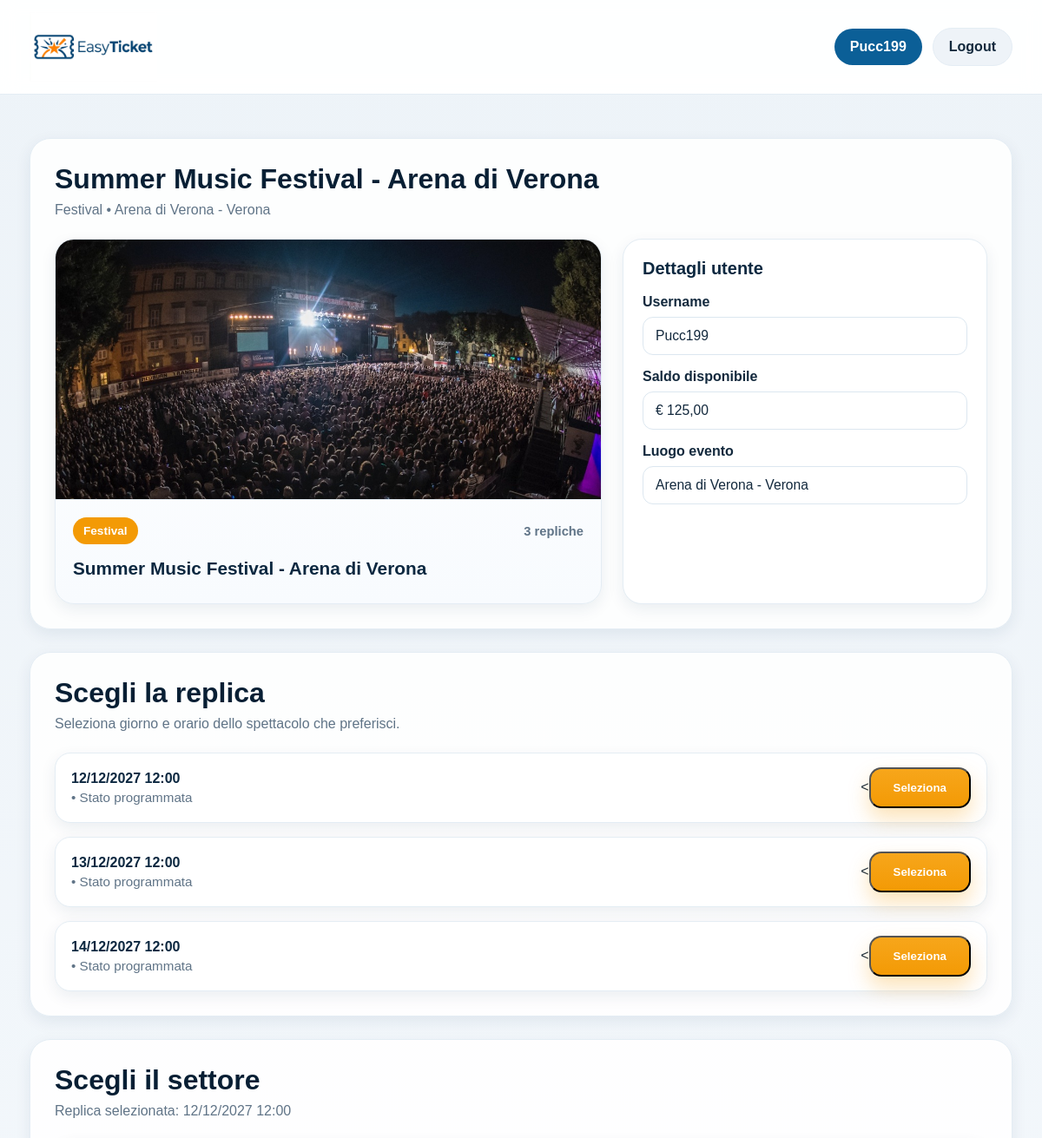
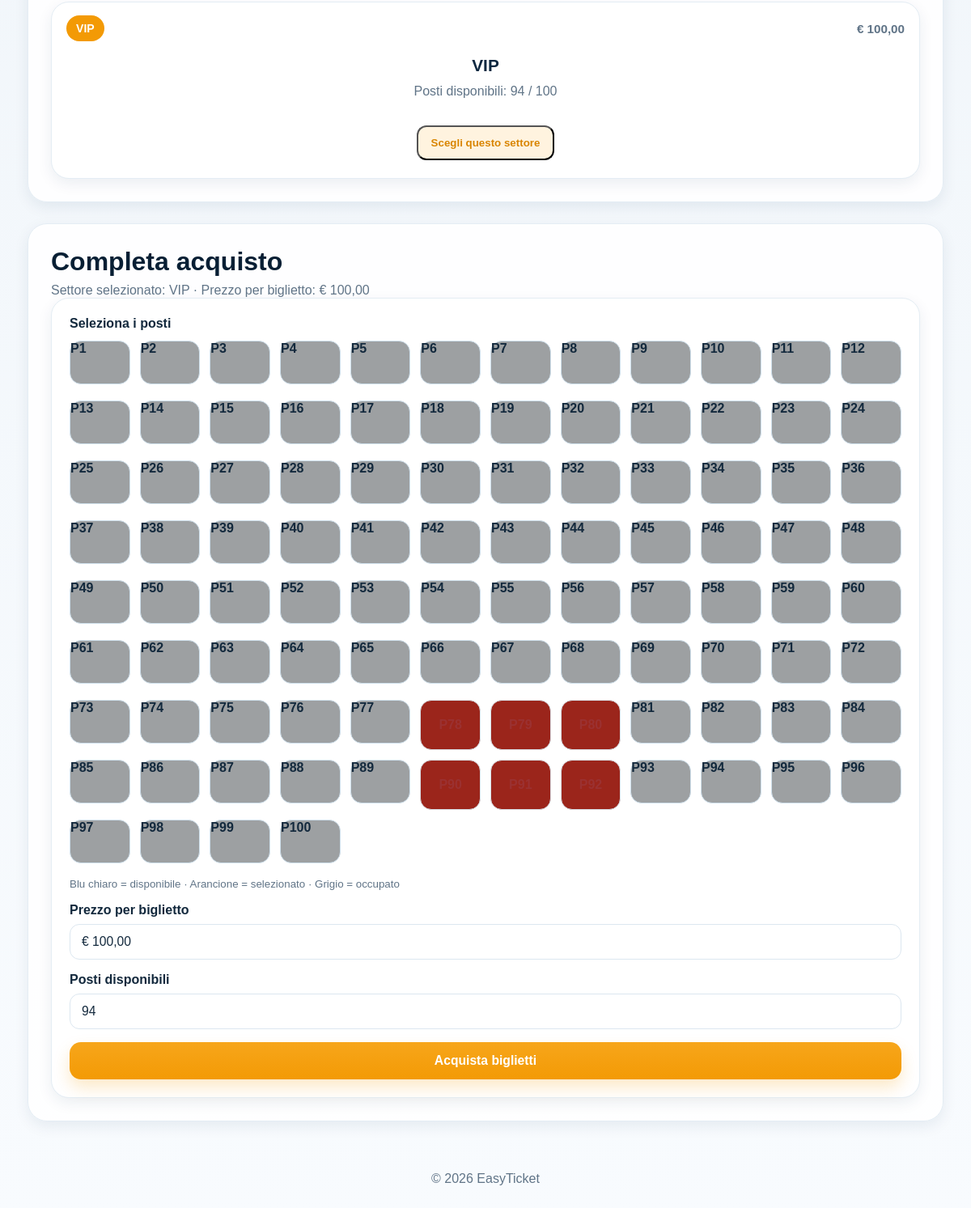
Page /evento.php?id=1&replica=1&settore=1 (signed in) on the committed database (2 pictures, top to bottom).
### tables this page shows
CREATE TABLE `evento` (
  `id` int NOT NULL,
  `titolo` varchar(120) NOT NULL,
  `descrizione` text,
  `id_categoria` int NOT NULL,
  `id_luogo` int NOT NULL,
  `immagine` varchar(255) DEFAULT NULL,
  `stato` enum('programmato','annullato','completato') NOT NULL DEFAULT 'programmato'
);

CREATE TABLE `categoria` (
  `id` int NOT NULL,
  `nome` varchar(50) NOT NULL,
  `descrizione` varchar(255) DEFAULT NULL
);

CREATE TABLE `luogo` (
  `id` int NOT NULL,
  `nome` varchar(100) NOT NULL,
  `tipo` varchar(50) NOT NULL,
  `citta` varchar(100) NOT NULL,
  `indirizzo` varchar(150) DEFAULT NULL,
  `capienza` int NOT NULL
);

CREATE TABLE `utente` (
  `id` int NOT NULL,
  `nome` varchar(50) NOT NULL,
  `cognome` varchar(50) NOT NULL,
  `data_nascita` date NOT NULL,
  `username` varchar(50) NOT NULL,
  `password` varchar(255) NOT NULL,
  `id_ruolo` int NOT NULL,
  `saldo` decimal(10,2) NOT NULL DEFAULT '0.00'
);

CREATE TABLE `replica_evento` (
  `id` int NOT NULL,
  `id_evento` int NOT NULL,
  `data_ora_inizio` datetime NOT NULL,
  `data_ora_fine` datetime DEFAULT NULL,
  `stato` enum('programmata','annullata','completata') NOT NULL DEFAULT 'programmata'
);

CREATE TABLE `evento_settore` (
  `id` int NOT NULL,
  `id_replica_evento` int NOT NULL,
  `id_evento` int NOT NULL,
  `id_settore` int NOT NULL,
  `prezzo` decimal(10,2) NOT NULL,
  `posti_totali` int NOT NULL,
  `posti_disponibili` int NOT NULL
);

CREATE TABLE `settore` (
  `id` int NOT NULL,
  `nome` varchar(50) NOT NULL,
  `descrizione` varchar(255) DEFAULT NULL
);

### evento.php (the view, shortened to what this page needs)
<?php
require_once 'init.php';
$username = $_SESSION['username'] ?? 'Utente';
$id_evento = (int)($_GET['id'] ?? 0);
function getUserData(PDO $pdo, string $username): ?array {
    $stmt = $pdo->prepare('SELECT id, username, saldo FROM utente WHERE username = ? LIMIT 1');
    $stmt->execute([$username]);
    $user = $stmt->fetch();
    return $user ?: null;
}
function getEventoDettaglio(PDO $pdo, int $id_evento): ?array {
    $sql = "SELECT e.id, e.titolo, e.descrizione, e.immagine, e.stato,
                   c.nome AS categoria,
                   l.nome AS luogo,
                   l.citta,
                   MIN(r.data_ora_inizio) AS data_evento
            FROM evento e
            JOIN categoria c ON e.id_categoria = c.id
            JOIN luogo l ON e.id_luogo = l.id
            LEFT JOIN replica_evento r ON r.id_evento = e.id
            WHERE e.id = ?
            GROUP BY e.id, e.titolo, e.descrizione, e.immagine, e.stato, c.nome, l.nome, l.citta
            LIMIT 1";
    $stmt = $pdo->prepare($sql);
    $stmt->execute([$id_evento]);
    $evento = $stmt->fetch();
    return $evento ?: null;
}
function getReplicheEvento(PDO $pdo, int $id_evento): array {
    $sql = 'SELECT id, data_ora_inizio, data_ora_fine, stato FROM replica_evento WHERE id_evento = ? ORDER BY data_ora_inizio ASC';
    $stmt = $pdo->prepare($sql);
    $stmt->execute([$id_evento]);
    return $stmt->fetchAll();
}
function getSettoriReplica(PDO $pdo, int $id_replica): array {
    $sql = "SELECT es.id, es.id_evento, es.id_replica_evento, es.id_settore,
                   es.prezzo, es.posti_totali, es.posti_disponibili,
                   s.nome AS nome_settore
            FROM evento_settore es
            JOIN settore s ON es.id_settore = s.id
            WHERE es.id_replica_evento = ?
            ORDER BY es.prezzo ASC, s.nome ASC";
    $stmt = $pdo->prepare($sql);
    $stmt->execute([$id_replica]);
    return $stmt->fetchAll();
}
function getPostiOccupati(PDO $pdo, int $id_evento_settore): array {
    $sql = 'SELECT posto FROM biglietto WHERE id_evento_settore = ?';
    $stmt = $pdo->prepare($sql);
    $stmt->execute([$id_evento_settore]);
    $posti = [];
    foreach ($stmt->fetchAll() as $row) {
        $posti[] = (int)$row['posto'];
    }
    return $posti;
}
function formatDataReplica(?string $datetime): string {
    return date('d/m/Y H:i', strtotime($datetime));
}
$user = getUserData($pdo, $username);
$evento = getEventoDettaglio($pdo, $id_evento);
$repliche = getReplicheEvento($pdo, $id_evento);
$id_replica = (int)($_GET['replica'] ?? 0);
$replicaSelezionata = null;
foreach ($repliche as $replica) {
    if ((int)$replica['id'] === $id_replica) {
        $replicaSelezionata = $replica;
        break;
    }
}
$settori = [];
if ($id_replica > 0) {
    $settori = getSettoriReplica($pdo, $id_replica);
}
$selected_settore_id = (int)($_GET['settore'] ?? 0);
$selectedSettore = null;
$postiOccupati = [];
foreach ($settori as $settore) {
    if ((int)$settore['id'] === $selected_settore_id) {
        $selectedSettore = $settore;
        break;
    }
}
if ($selectedSettore) {
    $postiOccupati = getPostiOccupati($pdo, $selected_settore_id);
}
?>
<!DOCTYPE html>
<html lang="it">
<head>
    <link rel="stylesheet" href="css/style1.css?v=40">
</head>
<body>
    <header class="site-header">
        <div class="header-inner">
            <a href="home.php" class="brand">
                <img src="img/logo_sito.png" alt="Logo EasyTicket">
            </a>
            <nav class="user-nav">
                <?php if (isset($_SESSION['ruolo']) && (int)$_SESSION['ruolo'] === 1): ?>
                    <a href="admin_dashboard.php" class="user-pill primary-pill">admin</a>
                <?php else: ?>
                    <a href="User_dashboard.php" class="user-pill primary-pill"><?php echo htmlspecialchars($username); ?></a>
                <?php endif; ?>
                <a href="logout.php" class="user-pill secondary-pill">Logout</a>
            </nav>
        </div>
    </header>
    <main class="page-shell">
        <section class="section-block">
            <div class="section-heading">
                <h2><?php echo htmlspecialchars($evento['titolo']); ?></h2>
                <p>
                    <?php echo htmlspecialchars($evento['categoria']); ?>
                    •
                    <?php echo htmlspecialchars($evento['luogo']); ?>
                    <?php if (!empty($evento['citta'])): ?>
                        - <?php echo htmlspecialchars($evento['citta']); ?>
                    <?php endif; ?>
                </p>
            </div>
            <div class="admin-grid" style="margin-top: 24px;">
                <div class="admin-preview-card">
                    <div class="admin-preview-image" style="height: 300px;">
                        <?php if (!empty($evento['immagine'])): ?>
                            <img src="<?php echo htmlspecialchars($evento['immagine']); ?>" alt="<?php echo htmlspecialchars($evento['titolo']); ?>">
                        <?php else: ?>
                            <img src="img/evento-default.png" alt="Evento">
                        <?php endif; ?>
                    </div>
                    <div class="admin-preview-body">
                        <div class="admin-preview-top">
                            <span class="admin-preview-badge"><?php echo htmlspecialchars($evento['categoria']); ?></span>
                            <span class="admin-preview-date"><?php echo count($repliche); ?> repliche</span>
                        </div>
                        <h4><?php echo htmlspecialchars($evento['titolo']); ?></h4>
                    </div>
                </div>
                <div class="admin-card">
                    <h3>Dettagli utente</h3>
                    <div class="admin-form-group">
                        <label>Username</label>
                        <input type="text" value="<?php echo htmlspecialchars($user['username']); ?>" readonly>
                    </div>
                    <div class="admin-form-group">
                        <label>Saldo disponibile</label>
                        <input type="text" value="€ <?php echo number_format((float)$user['saldo'], 2, ',', '.'); ?>" readonly>
                    </div>
                    <div class="admin-form-group">
                        <label>Luogo evento</label>
                        <input type="text" value="<?php echo htmlspecialchars($evento['luogo'] . (!empty($evento['citta']) ? ' - ' . $evento['citta'] : '')); ?>" readonly>
                    </div>
                </div>
            </div>
        </section>
        <section class="section-block">
            <div class="section-heading">
                <h2>Scegli la replica</h2>
                <p>Seleziona giorno e orario dello spettacolo che preferisci.</p>
            </div>
            <?php if (empty($repliche)): ?>
                <div class="empty-state">
                    <h3>Nessuna replica disponibile</h3>
                    <p>Questo evento non ha ancora date prenotabili.</p>
                </div>
            <?php else: ?>
                <div class="admin-list">
                    <?php foreach ($repliche as $replica): ?>
                        <div class="admin-list-item">
                            <div>
                                <strong><?php echo formatDataReplica($replica['data_ora_inizio']); ?></strong>
                                <span>
                                    <?php if (!empty($replica['data_ora_fine'])): ?>
                                        • Fine <?php echo formatDataReplica($replica['data_ora_fine']); ?>
                                    <?php else: ?>
                                        • Stato <?php echo htmlspecialchars($replica['stato']); ?>
                                    <?php endif; ?>
                                </span>
                            </div>
                            <div>
                                <<button
                                        type="button"
                                        class="hero-cta replica-button"
                                        onclick="window.location.href='evento.php?id=<?php echo $id_evento; ?>&replica=<?php echo (int)$replica['id']; ?>#sector-list'">
                                    Seleziona
                                </button>
                            </div>
                        </div>
                    <?php endforeach; ?>
                </div>
            <?php endif; ?>
        </section>
        <section class="section-block">
    <div class="section-heading">
        <h2>Scegli il settore</h2>
        <p>
            Replica selezionata:
            <span id="replica-riepilogo">
                <?php echo $replicaSelezionata ? htmlspecialchars(formatDataReplica($replicaSelezionata['data_ora_inizio'])) : 'Nessuna replica selezionata'; ?>
            </span>
        </p>
    </div>
    <div class="matches-grid" id="sector-list">
        <?php if (!empty($settori)): ?>
            <?php foreach ($settori as $settore): ?>
                <div class="match-card">
                    <div class="match-card-top">
                        <span class="match-badge"><?php echo htmlspecialchars($settore['nome_settore']); ?></span>
                        <span class="match-date">€ <?php echo number_format((float)$settore['prezzo'], 2, ',', '.'); ?></span>
                    </div>
                    <div class="match-details" style="padding-top: 18px;">
                        <h3><?php echo htmlspecialchars($settore['nome_settore']); ?></h3>
                        <p>Posti disponibili: <?php echo (int)$settore['posti_disponibili']; ?> / <?php echo (int)$settore['posti_totali']; ?></p>
                    </div>
                    <div class="match-card-bottom">
                        <button
                            type="button"
                            class="match-action sector-button"
                            onclick="window.location.href='evento.php?id=<?php echo $id_evento; ?>&replica=<?php echo $id_replica; ?>&settore=<?php echo (int)$settore['id']; ?>#ticket-app'">
                            Scegli questo settore
                        </button>
                    </div>
                </div>
            <?php endforeach; ?>
        <?php endif; ?>
    </div>
</section>
        <?php if ($selectedSettore): ?>
            <section class="section-block">
                <div class="section-heading">
                    <h2>Completa acquisto</h2>
                    <p>
                        Settore selezionato: <?php echo htmlspecialchars($selectedSettore['nome_settore']); ?>
                        · Prezzo per biglietto: € <?php echo number_format((float)$selectedSettore['prezzo'], 2, ',', '.'); ?>
                    </p>
                </div>
                <?php if ((int)$selectedSettore['posti_disponibili'] <= 0): ?>
                    <div class="empty-state">
                        <h3>Posti finiti</h3>
                        <p>Non ci sono più posti disponibili per questo settore.</p>
                    </div>
                <?php else: ?>
                    <form method="post" class="admin-card" id="ticket-app">
                        <div class="admin-form-group">
                            <label>Seleziona i posti</label>
                            <div class="seat-grid">
                                <?php for ($i = 1; $i <= (int)$selectedSettore['posti_totali']; $i++): ?>
                                    <?php $occupato = in_array($i, $postiOccupati, true); ?>
                                    <?php if ($occupato): ?>
                                        <span class="seat-pill seat-occupied">P<?php echo $i; ?></span>
                                    <?php else: ?>
                                        <label class="seat-pill seat-available">
                                            <span>P<?php echo $i; ?></span>
                                        </label>
                                    <?php endif; ?>
                                <?php endfor; ?>
                            </div>
                            <small class="seat-legend">Blu chiaro = disponibile · Arancione = selezionato · Grigio = occupato</small>
                        </div>
                        <div class="admin-form-group">
                            <label>Prezzo per biglietto</label>
                            <input type="text" value="€ <?php echo number_format((float)$selectedSettore['prezzo'], 2, ',', '.'); ?>" readonly>
                        </div>
                        <div class="admin-form-group">
                            <label>Posti disponibili</label>
                            <input type="text" value="<?php echo (int)$selectedSettore['posti_disponibili']; ?>" readonly>
                        </div>
                        <button type="submit" class="admin-submit">Acquista biglietti</button>
                    </form>
                <?php endif; ?>
            </section>
        <?php endif; ?>
    </main>
    <footer class="site-footer">
        <p>&copy; 2026 EasyTicket</p>
    </footer>
</body>
</html>

### rows in the picture
evento: titolo "Summer Music Festival - Arena di Verona", id_categoria.nome "Festival", id_luogo.nome "Arena di Verona", id_luogo.citta "Verona", immagine (picture), id_luogo.citta "Arena di Verona - Verona"
utente: username "Pucc199", saldo "€ 125,00"
replica_evento: data_ora_inizio "12/12/2027 12:00", stato "programmata"
replica_evento: data_ora_inizio "13/12/2027 12:00", stato "programmata"
replica_evento: data_ora_inizio "14/12/2027 12:00", stato "programmata"
evento_settore: id_settore.nome "VIP", prezzo "100,00", posti_disponibili "94", posti_totali "100", prezzo "€ 100,00"

### other values in the picture
$username "Pucc199"
count($repliche) "3"
